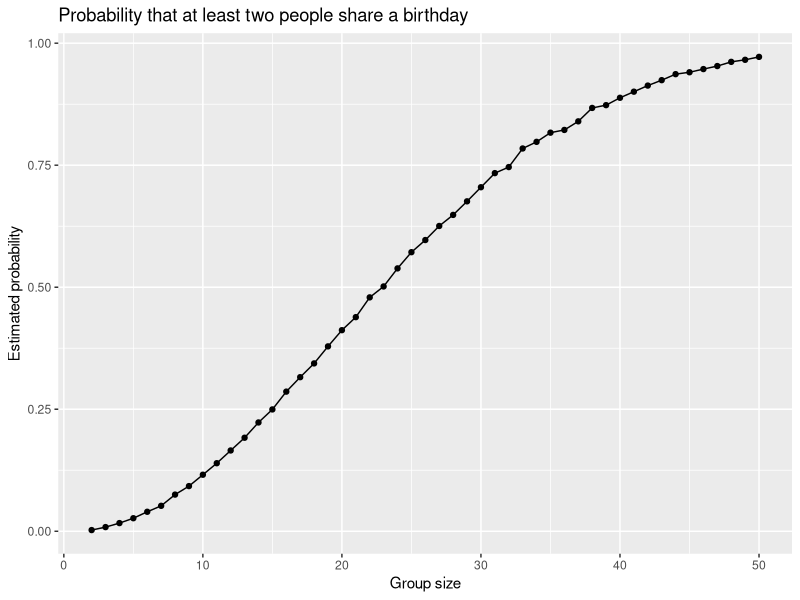

Write R code to recreate this figure.
## ---- chunk 1
sim_birthday = function(n) {
  birthday = sample(1:365, size = n, replace = TRUE)
  duplicate = length(unique(birthday)) < n
  return(duplicate)
}
## ---- chunk 2
library(tidyverse)

set.seed(1)

sim_results_df = 
  expand_grid(
    group_size = 2:50,
    iter = 1:10000
  ) |> 
  mutate(
    shared = map_lgl(group_size, sim_birthday)
  ) |> 
  group_by(group_size) |>
  summarize(
    prob_shared = mean(shared)
  )
## ---- chunk 3
sim_results_df |>
  ggplot(aes(x = group_size, y = prob_shared)) +
  geom_point() +
  geom_line() +
  labs(
    title = "Probability that at least two people share a birthday",
    x = "Group size",
    y = "Estimated probability"
  )
